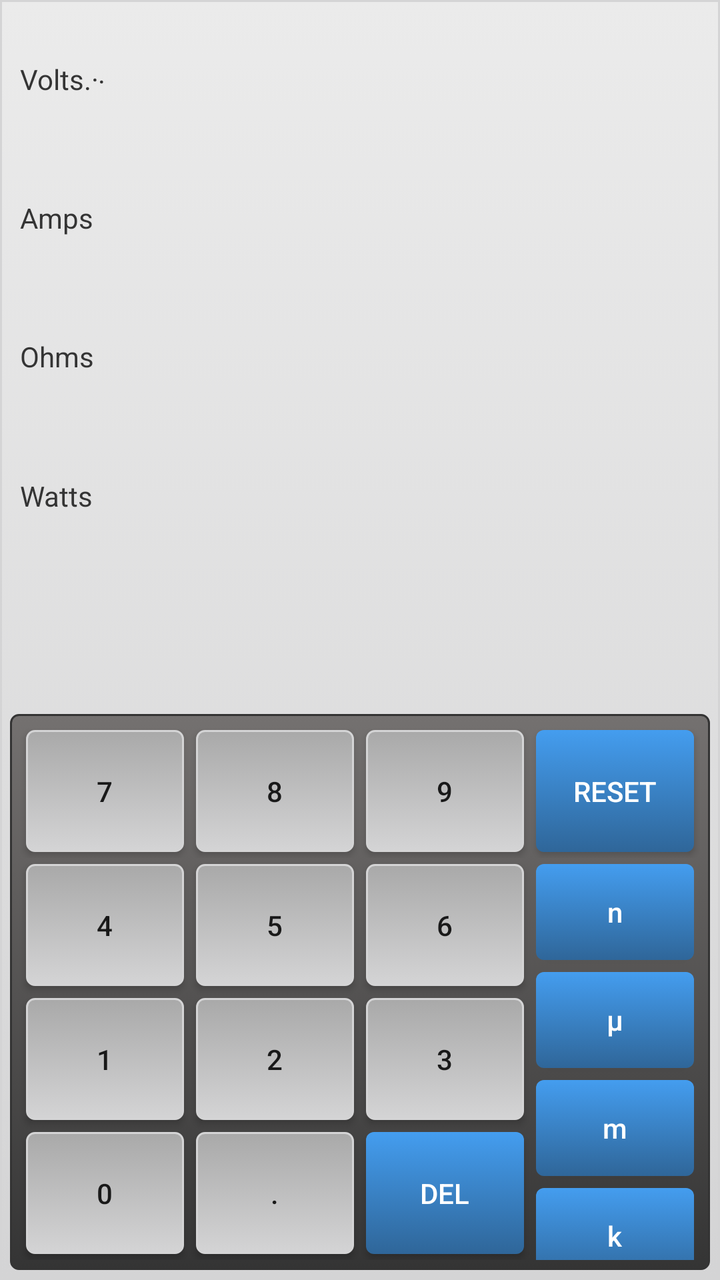
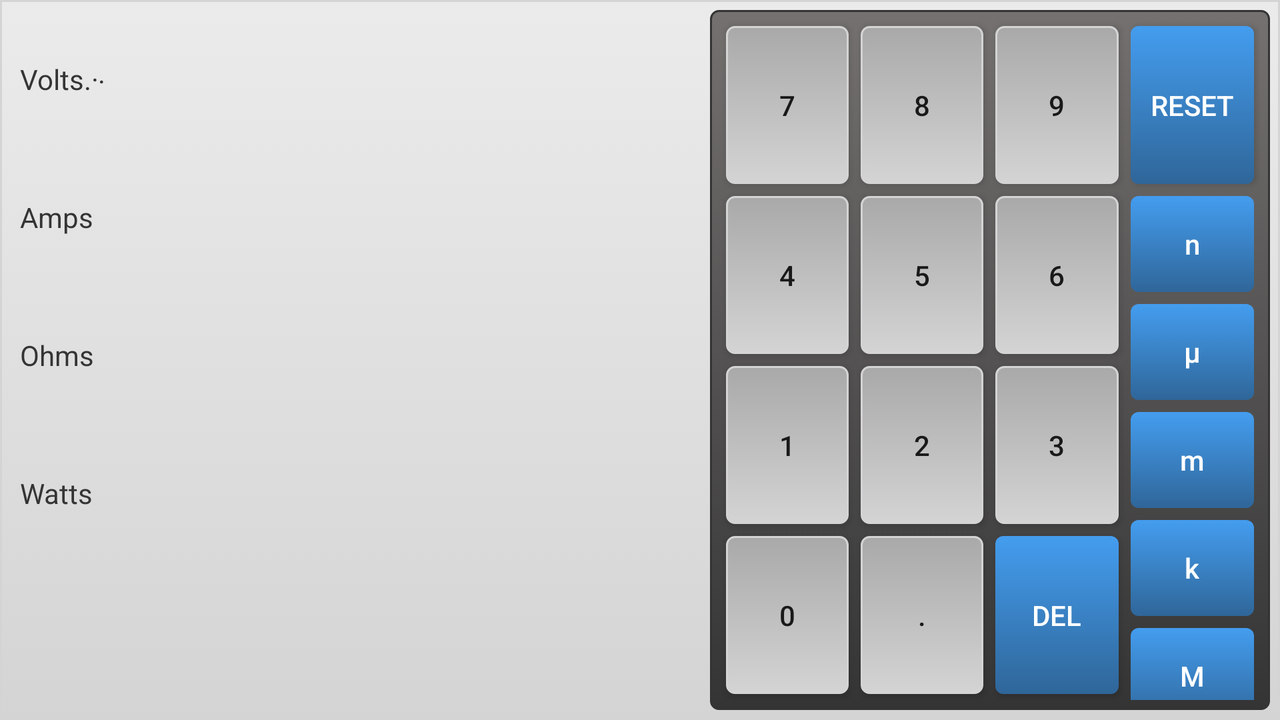

Compare how this app lays out the same screen by default and in its alternative resource folder. The renders come first, then the two layout files and the values they reference.
<!-- AndroidManifest.xml: application theme Theme.AppCompat.Light -->
<!-- res/layout/calculator_fragment.xml -->
<LinearLayout xmlns:android="http://schemas.android.com/apk/res/android"
    xmlns:tools="http://schemas.android.com/tools"
    android:id="@+id/linear_layout_main"
    android:layout_width="match_parent"
    android:layout_height="match_parent"
    android:orientation="vertical"
    android:background="@drawable/background_white"
    tools:context=".view.NewMainActivity" >

    
    <TableLayout
        android:layout_width="match_parent"
        android:layout_height="0dp"
        android:layout_weight="4"
        android:layout_marginTop="0dp"
        android:layout_marginBottom="5dp"
        android:layout_marginLeft="5dp"
        android:layout_marginRight="5dp">

        <TableRow
            style="@style/rows_style">

            <TextView
                android:id="@+id/volts_textview"
                style="@style/labels_style"
                android:text="@string/label_volts"/>

            <EditText
                android:id="@+id/volts_edittext"
                style="@style/fields_style" />

        </TableRow>

        <TableRow
            style="@style/rows_style">

            <TextView
                android:id="@+id/amps_textview"
                style="@style/labels_style"
                android:text="@string/label_amps"/>

            <EditText
                android:id="@+id/amps_edittext"
                style="@style/fields_style"/></TableRow>

        <TableRow
            style="@style/rows_style">

            <TextView
                android:id="@+id/ohms_textview"
                style="@style/labels_style"
                android:text="@string/label_ohms"/>

            <EditText
                android:id="@+id/ohms_edittext"
                style="@style/fields_style"/></TableRow>

        <TableRow
            style="@style/rows_style">

            <TextView
                android:id="@+id/watts_textview"
                style="@style/labels_style"
                android:text="@string/label_watts"/>

            <EditText
                android:id="@+id/watts_edittext"
                style="@style/fields_style"/></TableRow></TableLayout>

    
    <LinearLayout
        android:layout_height="0dp"
        android:layout_width="match_parent"
        android:layout_weight="1"></LinearLayout>

    <include layout="@layout/calculator_keypad"/>

</LinearLayout>
<!-- res/layout/calculator_keypad.xml (included above) -->
<?xml version="1.0" encoding="utf-8"?>
<LinearLayout xmlns:android="http://schemas.android.com/apk/res/android"
    android:layout_width="match_parent"
    android:layout_height="0dp"
    android:layout_weight="4"
    android:orientation="vertical"
    android:background="@drawable/background_dark_gray"
    android:paddingLeft="5dp"
    android:paddingTop="5dp"
    android:paddingRight="5dp"
    android:paddingBottom="5dp"
    android:baselineAligned="false">

    <LinearLayout
        android:layout_width="match_parent"
        android:layout_height="0dp"
        android:layout_weight="1"
        android:orientation="horizontal" >

        <Button
            android:id="@+id/seven_button"
            style="@style/num_buttons_style"
            android:layout_width="0dp"
            android:layout_height="match_parent"
            android:layout_weight="1"
            android:text="@string/seven"/>

        <Button
            android:id="@+id/eight_button"
            style="@style/num_buttons_style"
            android:layout_width="0dp"
            android:layout_height="match_parent"
            android:layout_weight="1"
            android:text="@string/eight"/>

        <Button
            android:id="@+id/nine_button"
            style="@style/num_buttons_style"
            android:layout_width="0dp"
            android:layout_height="match_parent"
            android:layout_weight="1"
            android:text="@string/nine"/>

        <Button
            android:id="@+id/reset_button"
            style="@style/reset_delete_buttons_style"
            android:layout_width="0dp"
            android:layout_height="match_parent"
            android:layout_margin="3dp"
            android:layout_weight="1"
            android:text="@string/reset" /></LinearLayout>

    <LinearLayout
        android:layout_width="match_parent"
        android:layout_height="0dp"
        android:layout_weight="3"
        android:orientation="horizontal" >

        <LinearLayout
            android:layout_width="0dp"
            android:layout_height="match_parent"
            android:layout_weight="1"
            android:orientation="vertical">

            <Button
                android:id="@+id/four_button"
                style="@style/num_buttons_style"
                android:layout_width="match_parent"
                android:layout_height="0dp"
                android:layout_weight="1"
                android:text="@string/four"/>

            <Button
                android:id="@+id/one_button"
                style="@style/num_buttons_style"
                android:layout_width="match_parent"
                android:layout_height="0dp"
                android:layout_weight="1"
                android:text="@string/one"/>

            <Button
                android:id="@+id/zero_button"
                style="@style/num_buttons_style"
                android:layout_width="match_parent"
                android:layout_height="0dp"
                android:layout_weight="1"
                android:text="@string/zero"/></LinearLayout>

        <LinearLayout
            android:layout_width="0dp"
            android:layout_height="match_parent"
            android:layout_weight="1"
            android:orientation="vertical">

            <Button
                android:id="@+id/five_button"
                style="@style/num_buttons_style"
                android:layout_width="match_parent"
                android:layout_height="0dp"
                android:layout_weight="1"
                android:text="@string/five"/>

            <Button
                android:id="@+id/two_button"
                style="@style/num_buttons_style"
                android:layout_width="match_parent"
                android:layout_height="0dp"
                android:layout_weight="1"
                android:text="@string/two"/>

            <Button
                android:id="@+id/decimal_point_button"
                style="@style/num_buttons_style"
                android:layout_width="match_parent"
                android:layout_height="0dp"
                android:layout_weight="1"
                android:text="@string/point"/></LinearLayout>

        <LinearLayout
            android:layout_width="0dp"
            android:layout_height="match_parent"
            android:layout_weight="1"
            android:orientation="vertical">

            <Button
                android:id="@+id/six_button"
                style="@style/num_buttons_style"
                android:layout_width="match_parent"
                android:layout_height="0dp"
                android:layout_weight="1"
                android:text="@string/six"/>

            <Button
                android:id="@+id/three_button"
                style="@style/num_buttons_style"
                android:layout_width="match_parent"
                android:layout_height="0dp"
                android:layout_weight="1"
                android:text="@string/three"/>

            <Button
                android:id="@+id/delete_button"
                style="@style/reset_delete_buttons_style"
                android:layout_width="match_parent"
                android:layout_height="0dp"
                android:layout_weight="1"
                android:layout_margin="3dp"
                android:text="@string/delete"/></LinearLayout>

        
        <ScrollView
            android:layout_width="0dp"
            android:layout_height="match_parent"
            android:layout_weight="1"
            android:scrollbars="none">

            <LinearLayout
                android:layout_height="wrap_content"
                android:layout_width="match_parent"
                android:orientation="vertical">

                <Button
                    android:id="@+id/nano_prefix_button"
                    style="@style/prefix_buttons_style"
                    android:text="@string/nano"/>

                <Button
                    android:id="@+id/micro_prefix_button"
                    style="@style/prefix_buttons_style"
                    android:text="@string/micro"/>

                <Button
                    android:id="@+id/milli_prefix_button"
                    style="@style/prefix_buttons_style"
                    android:text="@string/milli"/>

                <Button
                    android:id="@+id/kilo_prefix_button"
                    style="@style/prefix_buttons_style"
                    android:text="@string/kilo"/>

                <Button
                    android:id="@+id/mega_prefix_button"
                    style="@style/prefix_buttons_style"
                    android:text="@string/mega"/>

                <Button
                    android:id="@+id/giga_prefix_button"
                    style="@style/prefix_buttons_style"
                    android:text="@string/giga"/>

            </LinearLayout>

        </ScrollView>

    </LinearLayout>

</LinearLayout>
<!-- resources referenced by this layout -->
<resources>
  <!-- drawable background_white (drawable-ldpi) -->
  <?xml version="1.0" encoding="utf-8"?>
  
  <selector xmlns:android="http://schemas.android.com/apk/res/android">
      <item android:state_pressed="true" >
          <shape>
              <gradient
                  android:startColor="#ebebeb"
                  android:endColor="#d4d4d5"
                  android:angle="270" />
              <stroke
                  android:width="1dp"
                  android:color="#d4d4d5" />
              
              <padding
                  android:left="0dp"
                  android:top="0dp"
                  android:right="0dp"
                  android:bottom="0dp" />
          </shape>
      </item>
      <item>
          <shape>
              <gradient
                  android:startColor="#ebebeb"
                  android:endColor="#d4d4d5"
                  android:angle="270" />
              <stroke
                  android:width="1dp"
                  android:color="#d4d4d5" />
              
              <padding
                  android:left="5dp"
                  android:top="5dp"
                  android:right="5dp"
                  android:bottom="5dp" />
          </shape>
      </item>
  </selector>
  <string name="delete">Del</string>
  <string name="eight">8</string>
  <string name="five">5</string>
  <string name="four">4</string>
  <string name="giga">G</string>
  <string name="kilo">k</string>
  <string name="label_amps">Amps</string>
  <string name="label_ohms">Ohms</string>
  <string name="label_volts">Volts.\u00B7\u2E33</string>
  <string name="label_watts">Watts</string>
  <string name="mega">M</string>
  <string name="micro">\u03BC</string>
  <string name="milli">m</string>
  <string name="nano">n</string>
  <string name="nine">9</string>
  <string name="one">1</string>
  <string name="point">.</string>
  <string name="reset">Reset</string>
  <string name="seven">7</string>
  <string name="six">6</string>
  <string name="three">3</string>
  <string name="two">2</string>
  <string name="zero">0</string>
  <style name="fields_style">
          <item name="android:layout_height">match_parent</item>
          <item name="android:layout_width">0dp</item>
          <item name="android:layout_weight">8.0</item>
          <item name="android:inputType">numberDecimal</item>
          <item name="android:background">@drawable/field_bleach_white</item>
          <item name="android:textColor">@color/black</item>
      </style>
  <style name="labels_style">
          <item name="android:layout_width">0dp</item>
          <item name="android:layout_height">match_parent</item>
          <item name="android:layout_weight">2.0</item>
          <item name="android:gravity">left|center_vertical</item>
          
          <item name="android:textColor">#343434</item>
          
      </style>
  <style name="num_buttons_style">
          <item name="android:layout_margin">3dp</item>
          <item name="android:background">@drawable/btn_gray</item>
      </style>
  <style name="prefix_buttons_style">
          <item name="android:layout_height">wrap_content</item>
          <item name="android:layout_width">match_parent</item>
          <item name="android:layout_margin">3dp</item>
          <item name="android:background">@drawable/btn_blue</item>
          <item name="android:textColor">@android:color/white</item>
          <item name="android:textAllCaps">false</item>
      </style>
  <style name="reset_delete_buttons_style">
          <item name="android:background">@drawable/btn_blue</item>
          <item name="android:textColor">@android:color/white</item>
      </style>
  <style name="rows_style">
          <item name="android:layout_width">match_parent</item>
          <item name="android:layout_height">0dp</item>
          <item name="android:layout_weight">1</item>
          <item name="android:layout_marginTop">3dp</item>
          <item name="android:layout_marginBottom">3dp</item>
      </style>
  <color name="black">#000000</color>
</resources>
<!-- res/layout-land/calculator_fragment.xml (the repository's variant of the layout above) -->
<!-- drawn on the phone turned sideways -->
<LinearLayout xmlns:android="http://schemas.android.com/apk/res/android"
    xmlns:tools="http://schemas.android.com/tools"
    android:id="@+id/linear_layout_main"
    android:layout_width="match_parent"
    android:layout_height="match_parent"
    android:orientation="horizontal"
    android:background="@drawable/background_white"
    tools:context=".view.NewMainActivity" >

    <include layout="@layout/display_layout"
        android:layout_width="0dp"
        android:layout_height="match_parent"
        android:layout_weight="5"/>

    <include layout="@layout/keypad_layout"
        android:layout_width="0dp"
        android:layout_height="match_parent"
        android:layout_weight="4"/>

</LinearLayout>
<!-- res/layout/display_layout.xml (included above) -->
<?xml version="1.0" encoding="utf-8"?>
<LinearLayout xmlns:android="http://schemas.android.com/apk/res/android"
        android:layout_width="match_parent"
        android:layout_height="match_parent"
        android:orientation="vertical">

        
        <TableLayout
            android:layout_width="match_parent"
            android:layout_height="0dp"
            android:layout_weight="4"
            android:layout_marginTop="0dp"
            android:layout_marginBottom="5dp"
            android:layout_marginLeft="5dp"
            android:layout_marginRight="5dp">

            <TableRow
                style="@style/rows_style">

                <TextView
                    android:id="@+id/volts_textview"
                    style="@style/labels_style"
                    android:text="@string/label_volts"/>

                <EditText
                    android:id="@+id/volts_edittext"
                    style="@style/fields_style" />

            </TableRow>

            <TableRow
                style="@style/rows_style">

                <TextView
                    android:id="@+id/amps_textview"
                    style="@style/labels_style"
                    android:text="@string/label_amps"/>

                <EditText
                    android:id="@+id/amps_edittext"
                    style="@style/fields_style"/></TableRow>

            <TableRow
                style="@style/rows_style">

                <TextView
                    android:id="@+id/ohms_textview"
                    style="@style/labels_style"
                    android:text="@string/label_ohms"/>

                <EditText
                    android:id="@+id/ohms_edittext"
                    style="@style/fields_style"/></TableRow>

            <TableRow
                style="@style/rows_style">

                <TextView
                    android:id="@+id/watts_textview"
                    style="@style/labels_style"
                    android:text="@string/label_watts"/>

                <EditText
                    android:id="@+id/watts_edittext"
                    style="@style/fields_style"/></TableRow>

        </TableLayout>

        
        <LinearLayout
            android:layout_height="0dp"
            android:layout_width="match_parent"
            android:layout_weight="1"></LinearLayout>

    </LinearLayout>
<!-- res/layout/keypad_layout.xml (included above) -->
<?xml version="1.0" encoding="utf-8"?>
<LinearLayout xmlns:android="http://schemas.android.com/apk/res/android"
    android:layout_width="match_parent"
    android:layout_height="match_parent"
    android:orientation="vertical"
    android:background="@drawable/background_dark_gray"
    android:paddingLeft="5dp"
    android:paddingTop="5dp"
    android:paddingRight="5dp"
    android:paddingBottom="5dp"
    android:baselineAligned="false">

    <LinearLayout
        android:layout_width="match_parent"
        android:layout_height="0dp"
        android:layout_weight="1"
        android:orientation="horizontal" >

        <Button
            android:id="@+id/seven_button"
            style="@style/num_buttons_style"
            android:layout_width="0dp"
            android:layout_height="match_parent"
            android:layout_weight="1"
            android:text="@string/seven"/>

        <Button
            android:id="@+id/eight_button"
            style="@style/num_buttons_style"
            android:layout_width="0dp"
            android:layout_height="match_parent"
            android:layout_weight="1"
            android:text="@string/eight"/>

        <Button
            android:id="@+id/nine_button"
            style="@style/num_buttons_style"
            android:layout_width="0dp"
            android:layout_height="match_parent"
            android:layout_weight="1"
            android:text="@string/nine"/>

        <Button
            android:id="@+id/reset_button"
            style="@style/reset_delete_buttons_style"
            android:layout_width="0dp"
            android:layout_height="match_parent"
            android:layout_margin="3dp"
            android:layout_weight="1"
            android:text="@string/reset" /></LinearLayout>

    <LinearLayout
        android:layout_width="match_parent"
        android:layout_height="0dp"
        android:layout_weight="3"
        android:orientation="horizontal" >

        <LinearLayout
            android:layout_width="0dp"
            android:layout_height="match_parent"
            android:layout_weight="1"
            android:orientation="vertical">

            <Button
                android:id="@+id/four_button"
                style="@style/num_buttons_style"
                android:layout_width="match_parent"
                android:layout_height="0dp"
                android:layout_weight="1"
                android:text="@string/four"/>

            <Button
                android:id="@+id/one_button"
                style="@style/num_buttons_style"
                android:layout_width="match_parent"
                android:layout_height="0dp"
                android:layout_weight="1"
                android:text="@string/one"/>

            <Button
                android:id="@+id/zero_button"
                style="@style/num_buttons_style"
                android:layout_width="match_parent"
                android:layout_height="0dp"
                android:layout_weight="1"
                android:text="@string/zero"/></LinearLayout>

        <LinearLayout
            android:layout_width="0dp"
            android:layout_height="match_parent"
            android:layout_weight="1"
            android:orientation="vertical">

            <Button
                android:id="@+id/five_button"
                style="@style/num_buttons_style"
                android:layout_width="match_parent"
                android:layout_height="0dp"
                android:layout_weight="1"
                android:text="@string/five"/>

            <Button
                android:id="@+id/two_button"
                style="@style/num_buttons_style"
                android:layout_width="match_parent"
                android:layout_height="0dp"
                android:layout_weight="1"
                android:text="@string/two"/>

            <Button
                android:id="@+id/decimal_point_button"
                style="@style/num_buttons_style"
                android:layout_width="match_parent"
                android:layout_height="0dp"
                android:layout_weight="1"
                android:text="@string/point"/></LinearLayout>

        <LinearLayout
            android:layout_width="0dp"
            android:layout_height="match_parent"
            android:layout_weight="1"
            android:orientation="vertical">

            <Button
                android:id="@+id/six_button"
                style="@style/num_buttons_style"
                android:layout_width="match_parent"
                android:layout_height="0dp"
                android:layout_weight="1"
                android:text="@string/six"/>

            <Button
                android:id="@+id/three_button"
                style="@style/num_buttons_style"
                android:layout_width="match_parent"
                android:layout_height="0dp"
                android:layout_weight="1"
                android:text="@string/three"/>

            <Button
                android:id="@+id/delete_button"
                style="@style/reset_delete_buttons_style"
                android:layout_width="match_parent"
                android:layout_height="0dp"
                android:layout_weight="1"
                android:layout_margin="3dp"
                android:text="@string/delete"/></LinearLayout>

        
        <ScrollView
            android:layout_width="0dp"
            android:layout_height="match_parent"
            android:layout_weight="1"
            android:scrollbars="none">

            <LinearLayout
                android:layout_height="wrap_content"
                android:layout_width="match_parent"
                android:orientation="vertical">

                <Button
                    android:id="@+id/nano_prefix_button"
                    style="@style/prefix_buttons_style"
                    android:text="@string/nano"/>

                <Button
                    android:id="@+id/micro_prefix_button"
                    style="@style/prefix_buttons_style"
                    android:text="@string/micro"/>

                <Button
                    android:id="@+id/milli_prefix_button"
                    style="@style/prefix_buttons_style"
                    android:text="@string/milli"/>

                <Button
                    android:id="@+id/kilo_prefix_button"
                    style="@style/prefix_buttons_style"
                    android:text="@string/kilo"/>

                <Button
                    android:id="@+id/mega_prefix_button"
                    style="@style/prefix_buttons_style"
                    android:text="@string/mega"/>

                <Button
                    android:id="@+id/giga_prefix_button"
                    style="@style/prefix_buttons_style"
                    android:text="@string/giga"/>

            </LinearLayout>

        </ScrollView>

    </LinearLayout>

</LinearLayout>
